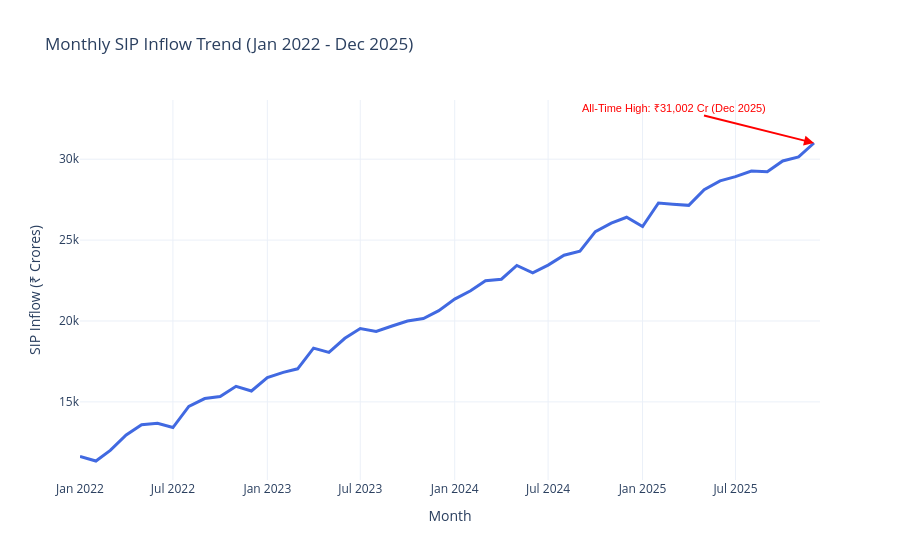

Notebook cell for this chart:
### Markdown cell above
## 4. SIP Monthly Inflow Time-Series (2022-2025)
Tracking the exponential rise in monthly Systematic Investment Plan (SIP) contributions, highlighting the record **all-time high of ₹31,002 Crores in December 2025**.

### Code cell
# Plotting Monthly SIP Inflows (Plotly)
fig_sip = px.line(df_sip, x='month', y='sip_inflow_crores', 
                  title='Monthly SIP Inflow Trend (Jan 2022 - Dec 2025)',
                  labels={'month': 'Month', 'sip_inflow_crores': 'SIP Inflow (₹ Crores)'})

fig_sip.update_traces(line=dict(color='royalblue', width=3))
fig_sip.update_layout(template='plotly_white')

# Annotate all-time high in Dec 2025
fig_sip.add_annotation(x="2025-12-01", y=31002.00,
                       text="All-Time High: ₹31,002 Cr (Dec 2025)",
                       showarrow=True, arrowhead=2, arrowsize=1, arrowwidth=2, arrowcolor="red",
                       ax=-140, ay=-35, font=dict(color="red", size=11, family="sans-serif"))

# Export as static PNG
fig_sip.write_image("reports/figures/sip_inflow_trend.png", scale=2)
print("Exported: reports/figures/sip_inflow_trend.png")
fig_sip.show()

### Figure 1 — Plotly figure (JSON) as saved in the notebook; plotly's stock layout.template omitted (floating-point values rounded to 4 significant figures)
{"data": [{"hovertemplate": "Month=%{x}<br>SIP Inflow (₹ Crores)=%{y}<extra></extra>", "legendgroup": "", "line": {"color": "royalblue", "dash": "solid", "width": 3}, "marker": {"symbol": "circle"}, "mode": "lines", "name": "", "orientation": "v", "showlegend": false, "type": "scatter", "x": ["2022-01-01", "2022-02-01", "2022-03-01", "2022-04-01", "2022-05-01", "2022-06-01", "2022-07-01", "2022-08-01", "2022-09-01", "2022-10-01", "2022-11-01", "2022-12-01", "2023-01-01", "2023-02-01", "2023-03-01", "2023-04-01", "2023-05-01", "2023-06-01", "2023-07-01", "2023-08-01", "2023-09-01", "2023-10-01", "2023-11-01", "2023-12-01", "2024-01-01", "2024-02-01", "2024-03-01", "2024-04-01", "2024-05-01", "2024-06-01", "2024-07-01", "2024-08-01", "2024-09-01", "2024-10-01", "2024-11-01", "2024-12-01", "2025-01-01", "2025-02-01", "2025-03-01", "2025-04-01", "2025-05-01", "2025-06-01", "2025-07-01", "2025-08-01", "2025-09-01", "2025-10-01", "2025-11-01", "2025-12-01"], "xaxis": "x", "y": [11620.0, 11350.0, 12000.0, 12950.0, 13590.0, 13680.0, 13410.0, 14720.0, 15210.0, 15330.0, 15970.0, 15670.0, 16500.0, 16820.0, 17040.0, 18320.0, 18060.0, 18930.0, 19530.0, 19350.0, 19690.0, 20000.0, 20150.0, 20640.0, 21350.0, 21870.0, 22480.0, 22580.0, 23430.0, 22980.0, 23450.0, 24070.0, 24320.0, 25520.0, 26050.0, 26410.0, 25840.0, 27300.0, 27220.0, 27150.0, 28120.0, 28660.0, 28930.0, 29270.0, 29220.0, 29890.0, 30140.0, 31000.0], "yaxis": "y"}], "layout": {"annotations": [{"arrowcolor": "red", "arrowhead": 2, "arrowsize": 1, "arrowwidth": 2, "ax": -140, "ay": -35, "font": {"color": "red", "family": "sans-serif", "size": 11}, "showarrow": true, "text": "All-Time High: ₹31,002 Cr (Dec 2025)", "x": "2025-12-01", "y": 31000.0}], "legend": {"tracegroupgap": 0}, "title": {"text": "Monthly SIP Inflow Trend (Jan 2022 - Dec 2025)"}, "xaxis": {"anchor": "y", "domain": [0.0, 1.0], "title": {"text": "Month"}}, "yaxis": {"anchor": "x", "domain": [0.0, 1.0], "title": {"text": "SIP Inflow (₹ Crores)"}}}}
